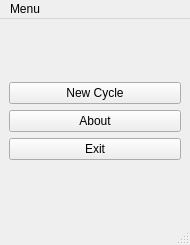
<?xml version="1.0" encoding="UTF-8"?>
<ui version="4.0">
 <class>MainWindow</class>
 <widget class="QMainWindow" name="MainWindow">
  <property name="windowModality">
   <enum>Qt::ApplicationModal</enum>
  </property>
  <property name="geometry">
   <rect>
    <x>0</x>
    <y>0</y>
    <width>190</width>
    <height>245</height>
   </rect>
  </property>
  <property name="minimumSize">
   <size>
    <width>190</width>
    <height>245</height>
   </size>
  </property>
  <property name="maximumSize">
   <size>
    <width>190</width>
    <height>245</height>
   </size>
  </property>
  <property name="windowTitle">
   <string>Monitor</string>
  </property>
  <widget class="QWidget" name="centralwidget">
   <layout class="QGridLayout" name="gridLayout_2">
    <item row="0" column="0">
     <layout class="QGridLayout" name="gridLayout">
      <item row="0" column="0">
       <widget class="QPushButton" name="newButton">
        <property name="text">
         <string>New Cycle</string>
        </property>
       </widget>
      </item>
      <item row="2" column="0">
       <widget class="QPushButton" name="closeButton">
        <property name="text">
         <string>Exit</string>
        </property>
       </widget>
      </item>
      <item row="1" column="0">
       <widget class="QPushButton" name="aboutButton">
        <property name="text">
         <string>About</string>
        </property>
       </widget>
      </item>
     </layout>
    </item>
   </layout>
  </widget>
  <widget class="QMenuBar" name="menubar">
   <property name="geometry">
    <rect>
     <x>0</x>
     <y>0</y>
     <width>190</width>
     <height>24</height>
    </rect>
   </property>
   <widget class="QMenu" name="menuMenu">
    <property name="title">
     <string>Menu</string>
    </property>
    <addaction name="actionSettings"/>
    <addaction name="actionPlugins"/>
    <addaction name="actionAbout"/>
    <addaction name="separator"/>
    <addaction name="actionExit"/>
   </widget>
   <addaction name="menuMenu"/>
  </widget>
  <widget class="QStatusBar" name="statusbar"/>
  <action name="actionSettings">
   <property name="text">
    <string>Settings</string>
   </property>
  </action>
  <action name="actionPlugins">
   <property name="text">
    <string>Plugins</string>
   </property>
  </action>
  <action name="actionExit">
   <property name="text">
    <string>Exit</string>
   </property>
  </action>
  <action name="actionAbout">
   <property name="text">
    <string>About</string>
   </property>
  </action>
 </widget>
 <resources/>
 <connections/>
</ui>
